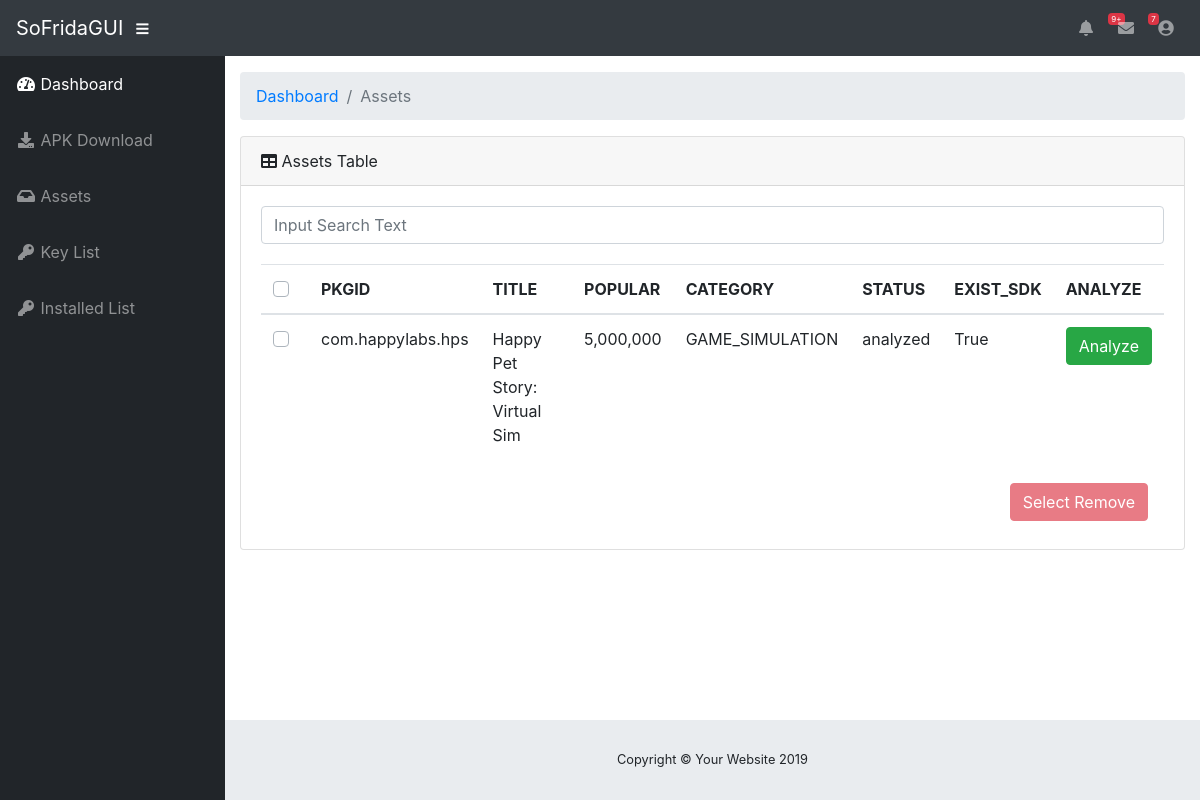
Before: /assets with the older database file.
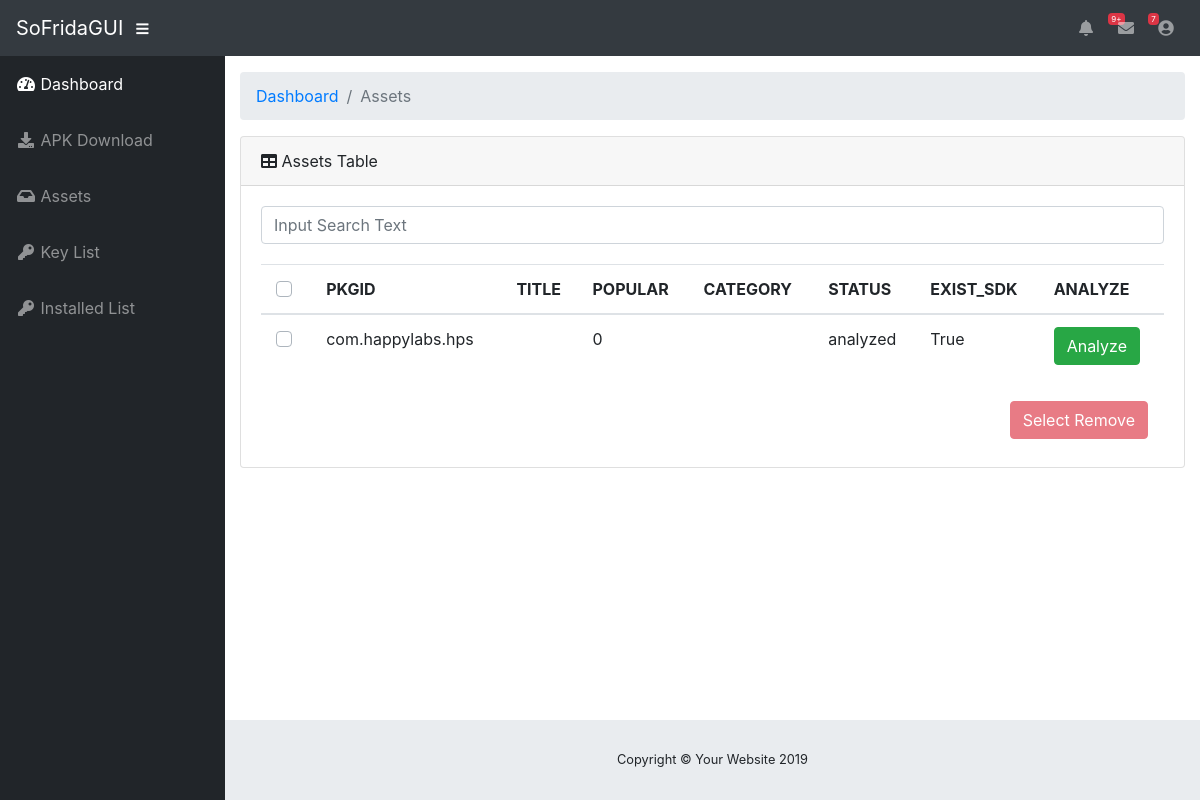
After: the same page with the newer database file.
### tables this page shows
CREATE TABLE assets (
            package_name text primary key, 
            title text,
            popular integer,
            category text,
            status text,
            exist_sdk integer,
            access_key_id text,
            secret_access_key text,
            session_token text,
            region text,
            service text,
            bucket text,
            vulnerable integer);

### app.py (the view)
@app.route("/assets")
def assets_layout():
  asset = Assets()
  asset_infos = asset.get_all()
  return render_template("assets.html", asset_infos=asset_infos)

### assets.py (called while the page is built)
    def db_init(self):
        self.db_path = os.path.join("./assets.db")
        self.con = sqlite3.connect(self.db_path)
        self.cur = self.con.cursor()
        self.cur.execute('''create table if not exists assets (
            package_name text primary key,
            title text,
            popular integer,
            category text,
            status text,
            exist_sdk integer,
            access_key_id text,
            secret_key_id text,
            session_token text,
            region text,
            service text,
            bucket text,
            vulnerable integer)''')
        self.columns = ['package_name', 'title', 'popular','category','status','exist_sdk', 'access_key_id', 'secret_key_id','session_token','region','service','bucket', 'vulnerable']
        self.con.commit()

    def get_all(self):
        package_list = []
        for row in self.cur.execute('''select * from assets'''):
            package = dict()
            for i in range(len(self.columns)):
                if row[i] == None:
                    package[self.columns[i]] = ""
                else:
                    package[self.columns[i]] = row[i]
            package_list.append(package)
        return package_list

### templates/assets.html (shortened to what this page needs)
{% extends "layout.html" %}
{% block content %}
<div class="container-fluid">
	<ol class="breadcrumb">
		<li class="breadcrumb-item">
			<a href="#">Dashboard</a>
		</li>
		<li class="breadcrumb-item active">Assets</li>
	</ol>
	<div class="card mb-3">
		<div class="card-header">
			<i class="fas fa-table"></i>
			Assets Table
		</div>
		<div class="card-body">
			<div class="input-group">
				<input type="text" class="form-control" placeholder="Input Search Text" spellcheck="false" id="search_form">
			</div>
			<div style="margin-top:20px;" class="table-responsive" id="assets_list">
				<table class="table" id="assets_table">
					<thead>
						<th>
							<div class="custom-control custom-checkbox" align="center">
							</div>
						</th>
						<th>PKGID</th>
						<th>TITLE</th>
						<th>POPULAR</th>
						<th>CATEGORY</th>
						<th>STATUS</th>
						<th>EXIST_SDK</th>
						<th>ANALYZE</th>
					</thead>
					<tbody>
						{% for info in asset_infos %}
						<tr>
							<td>
								<div class="custom-control custom-checkbox" align="center">
								</div>
							</td>
							<td>{{ info['package_name'] }}</td>
							<td>{{ info['title'] }}</td>
							<td>{{ "{:,}".format(info['popular']) }}</td>
							<td>{{ info['category'] }}</td>
							<td>{{ info['status'] }}</td>
							{% if info['exist_sdk'] == 1 %}
							<td>True</td>
							<td><a  class="btn btn-success" href="/analyze/{{ info['package_name'] }}">Analyze</a></td>
							{% elif info['exist_sdk'] == 0 %}
							<td>False</td>
							<td><button class="btn btn-danger" id="{{ info['package_name'] }}">Remove</button></td>
							{% else %}
							<td></td>
							<td></td>
							{% endif %}
						</tr>
						{% endfor %}
					</tbody>
				</table>
			</div>
			<nav class="navbar navbar-expand">
				<button class="nav-item btn btn-danger ml-auto mr-0 my-2 my-md-0" id="select-remove" disabled>Select Remove</button>
			</nav>
		</div>
	</div>
</div>
{% endblock %}

### templates/layout.html (shortened to what this page needs)
<!DOCTYPE html>
<html lang="en" style="font-family: SFMono-Regular, Menlo, Monaco, Consolas, 'Liberation Mono', 'Courier New', monospace;">
    <head>
        <link  rel="stylesheet" type="text/css" href="{{ url_for('static', filename='vendor/fontawesome-free/css/all.min.css')}}">
        <link  rel="stylesheet" type="text/css" href="{{ url_for('static', filename='vendor/datatables/dataTables.bootstrap4.css')}}">
        <link  rel="stylesheet" type="text/css" href="{{ url_for('static', filename='css/sb-admin.css')}}">
    </head>
    <body id="page-top">
        <nav class="navbar navbar-expand navbar-dark bg-dark static-top">
            <a class="navbar-brand mr-1" href="{{ url_for('index') }}">SoFridaGUI</a>
            <button class="btn btn-link btn-sm text-white order-1 order-sm-0" id="sidebarToggle" href="#">
                <i class="fas fa-bars"></i>
            </button>
            <ul class="navbar-nav ml-auto mr-0 my-2 my-md-0">
                <li class="nav-item dropdown no-arrow">
                    <a class="nav-link dropdown-toggle" href="#" id="alertsDropdown" role="button" data-toggle="dropdown" aria-haspopup="true" aria-expanded="false">
                    <i class="fas fa-bell fa-fw"></i>
                    <span class="badge badge-danger">9+</span>
                    </a>
                </li>
                <li class="nav-item dropdown no-arrow mx-1">
                    <a class="nav-link dropdown-toggle" href="#" id="messagesDropdown" role="button" data-toggle="dropdown" aria-haspopup="true" aria-expanded="false">
                    <i class="fas fa-envelope fa-fw"></i>
                    <span class="badge badge-danger">7</span>
                    </a>
                </li>
                <li class="nav-item dropdown no-arrow">
                    <a class="nav-link dropdown-toggle" href="#" id="userDropdown" role="button" data-toggle="dropdown" aria-haspopup="true" aria-expanded="false">
                    <i class="fas fa-user-circle fa-fw"></i>
                    </a>
                </li>
            </ul>
        </nav>
        <div id="wrapper">
            <ul class="sidebar navbar-nav">
                <li class="nav-item active">
                    <a class="nav-link" href="{{ url_for('index') }}">
                    <i class="fas fa-fw fa-tachometer-alt"></i>
                    <span>Dashboard</span>
                    </a>
                </li>
                <li class="nav-item">
                    <a class="nav-link" href="{{ url_for('apk_download_layout') }}">
                    <i class="fas fa-fw fa-download"></i>
                    <span>APK Download</span></a>
                </li>
                <li class="nav-item">
                    <a class="nav-link" href="{{ url_for('assets_layout') }}">
                    <i class="fas fa-fw fa-inbox"></i>
                    <span>Assets</span></a>
                </li>
                <li class="nav-item">
                    <a class="nav-link" href="{{ url_for('keylist_layout')}}">
                    <i class="fas fa-fw fa-key"></i>
                    <span>Key List</span></a>
                </li>
                <li class="nav-item">
                    <a class="nav-link" href="{{ url_for('installed_layout')}}">
                    <i class="fas fa-fw fa-key"></i>
                    <span>Installed List</span></a>
                </li>
            </ul>
            <div id="content-wrapper">
            {% block content %}
            {% endblock %}
                <footer class="sticky-footer">
                    <div class="container my-auto">
                        <div class="copyright text-center my-auto">
                            <span>Copyright © Your Website 2019</span>
                        </div>
                    </div>
                </footer>
            </div>
        </div>
    </body>
</html>

Changed rows visible on the page:
changed assets "com.happylabs.hps": popular "5,000,000" → "0"; title "Happy Pet Story: Virtual Sim" → (not shown); category "GAME_SIMULATION" → (not shown)
